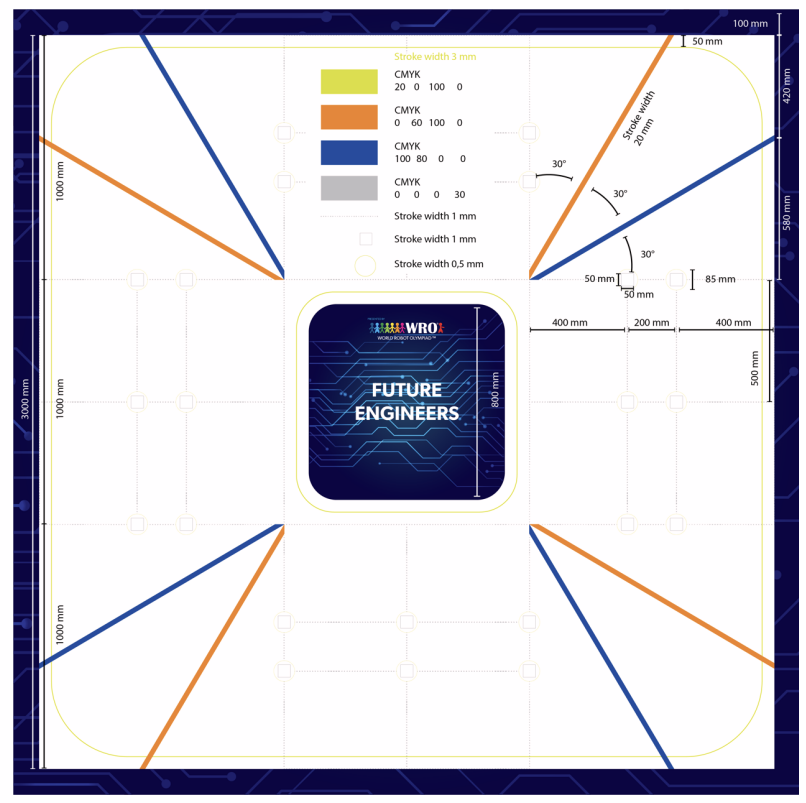
#> input picture src/OpenCV Map Experimentation/reference.png, 806 x 803 px, given in place of the camera
$ python legacyMain.py
#> lines starting #> are read from the running program, lines starting #| are printed output that depends on the picture; after the words box and inside, x2 and y2 are one past the last pixel; in counts of white or black regions, pixels touching at a corner belong together
import cv2
import numpy as np

# Open webcam
cap = cv2.VideoCapture(2)
cap.set(3, 640)  # Width
cap.set(4, 480)  # Height

_wName = "OpenCV BotCam Spy"

def clamp(v, minv, maxv):
    return max(minv, min(v, maxv))

def getColor(h, s, v):
    colorName = "none"
    if v < 50:
        colorName = "Black"
    elif s < 40 and v > 50 and v < 200:
        colorName = "Grey"
    elif s < 40 and v >= 200:
        colorName = "White"
    else:
        if (h <= 10) or (h >= 170):
            colorName = "Red"
        elif 11 <= h <= 25:
            colorName = "Orange"
        elif 26 <= h <= 34:
            colorName = "Yellow"  # optional if you want yellow too
        elif 35 <= h <= 85:
            colorName = "Green"
        elif 86 <= h <= 125:
            colorName = "Blue"
        elif 126 <= h <= 169:
            colorName = "Magenta"
        else:
            colorName = "Unknown"

    return colorName

mposx, mposy = 0, 0
def mouse_callback(event, x, y, flags, param):
    global mposx, mposy
    if event == cv2.EVENT_MOUSEMOVE:
        mposx, mposy = x, y

cv2.namedWindow(_wName)
cv2.setMouseCallback(_wName, mouse_callback)

while True:
    ret, frame = cap.read()
#> frame is the input picture: shape (803, 806, 3); mean B, G, R 217.4, 207.3, 208.9
    if not ret:
        break

    hsv = cv2.cvtColor(frame, cv2.COLOR_BGR2HSV)
#> hsv: shape (803, 806, 3); mean H, S, V 139.4, 43.3, 220.4

    # HSV thresholds
    lower_red1 = np.array([0, 100, 100])
    upper_red1 = np.array([10, 255, 255])
    lower_red2 = np.array([170, 100, 100])
    upper_red2 = np.array([179, 255, 255])
    lower_green = np.array([35, 100, 100])
    upper_green = np.array([85, 255, 255])

    # Masks
    red_mask1 = cv2.inRange(hsv, lower_red1, upper_red1)
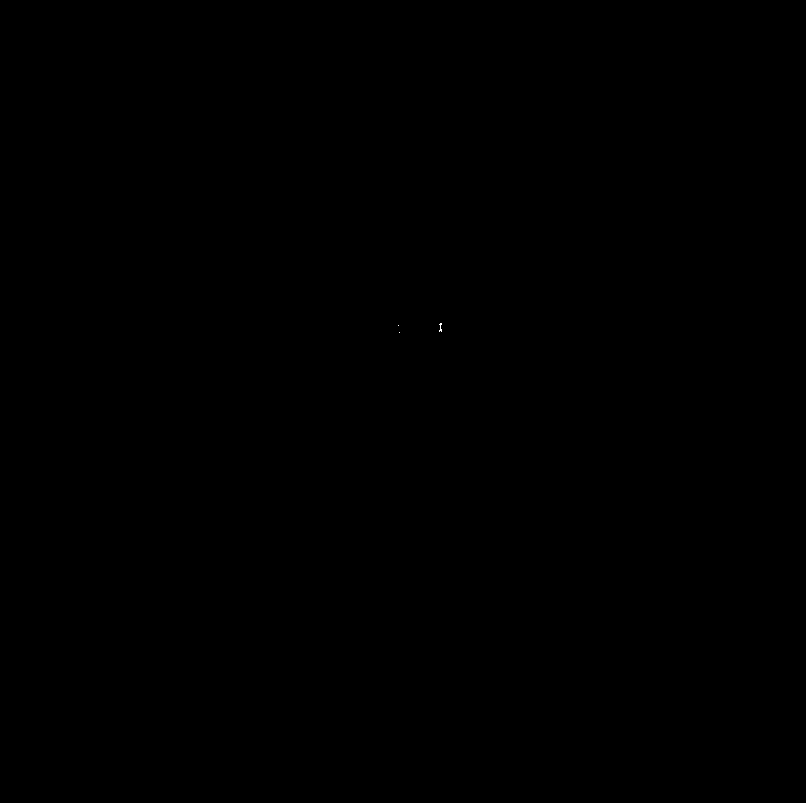
#> red_mask1: shape (803, 806); 0% white in thin lines or dots, all inside (x1, y1, x2, y2) = (398, 323, 442, 333)
    red_mask2 = cv2.inRange(hsv, lower_red2, upper_red2)
#> red_mask2: shape (803, 806); 0% white in thin lines or dots, all inside (x1, y1, x2, y2) = (399, 323, 775, 667)
    red_mask = cv2.bitwise_or(red_mask1, red_mask2)
#> red_mask: shape (803, 806); 0.01% white in thin lines or dots, all inside (x1, y1, x2, y2) = (398, 323, 775, 667)
    green_mask = cv2.inRange(hsv, lower_green, upper_green)
#> green_mask: shape (803, 806); 0.01% white in thin lines or dots, all inside (x1, y1, x2, y2) = (379, 323, 389, 333)

    # Find contours for red
    contours_red, _ = cv2.findContours(red_mask, cv2.RETR_EXTERNAL, cv2.CHAIN_APPROX_SIMPLE)
#> contours_red = 5 contours, all with area under 20
    for cnt in contours_red:
        area = cv2.contourArea(cnt)
        if area > 500:  # Minimum cluster size
            x, y, w, h = cv2.boundingRect(cnt)
            cv2.rectangle(frame, (x, y), (x + w, y + h), (0, 0, 255), 2)
            cv2.putText(frame, "Red", (x, y - 10), cv2.FONT_HERSHEY_SIMPLEX, 0.6, (0, 0, 255), 2)
#> this loop made 5 passes
#> (cnt, area) on passes 1 to 4: ([[774, 664], [774, 666]], 0), ([[399, 332]], 0), ([[399, 328]], 0), ([[398, 325]], 0)
#> area on pass 5: 18

    # Find contours for green
    contours_green, _ = cv2.findContours(green_mask, cv2.RETR_EXTERNAL, cv2.CHAIN_APPROX_SIMPLE)
#> contours_green = 2 contours, 1 with area under 20; largest, box (x1, y1, x2, y2) and area: (379, 323, 389, 333) 21
    for cnt in contours_green:
        area = cv2.contourArea(cnt)
        if area > 500:  # Minimum cluster size
            x, y, w, h = cv2.boundingRect(cnt)
            cv2.rectangle(frame, (x, y), (x + w, y + h), (0, 255, 0), 2)
            cv2.putText(frame, "Green", (x, y - 10), cv2.FONT_HERSHEY_SIMPLEX, 0.6, (0, 255, 0), 2)
#> this loop made 2 passes
#> area on pass 2: 21

    # Display color at mouse pixel
    mposx = clamp(mposx, 0, 640-1)
    mposy = clamp(mposy, 0, 480-1)
    h, s, v = hsv[mposy, mposx]
#> h = 150; s = 1; v = 255
    cv2.putText(frame, f"({mposx}, {mposy}) is {getColor(h, s, v)}", (mposx, mposy - 20), cv2.FONT_HERSHEY_SIMPLEX, 0.6, (255, 255, 255), 2)
    cv2.rectangle(frame, (mposx - 5, mposy - 5), (mposx + 5, mposy + 5), (255, 255, 255), 2)
#> frame: shape (803, 806, 3); under 0.01% of pixels changed, all inside (x1, y1, x2, y2) = (0, 0, 7, 7)
    cv2.rectangle(frame, (mposx - 3, mposy - 3), (mposx + 3, mposy + 3), (0, 0, 0), 2)
#> frame: shape (803, 806, 3); mean B, G, R 217.4, 207.3, 208.9

    cv2.imshow(_wName, frame)

    if cv2.waitKey(1) & 0xFF == ord('q'):
#> (key q is pressed here)
        break

cap.release()
cv2.destroyAllWindows()
